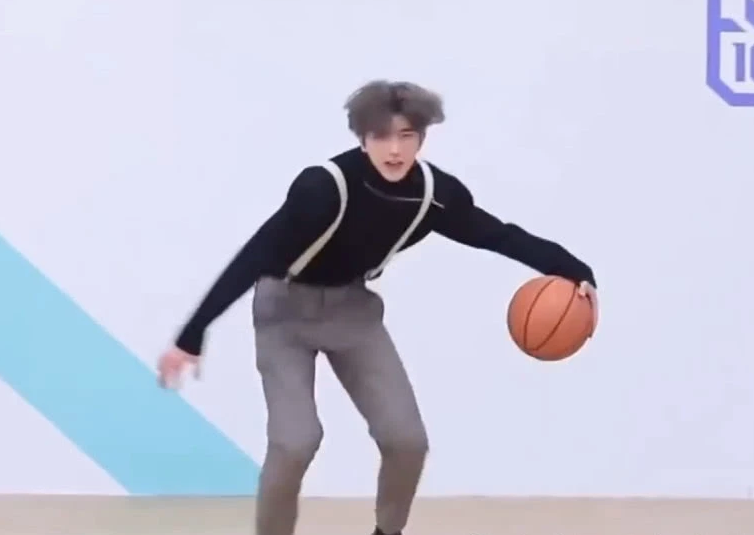
#> input picture Machine Learning/day05/作业1/kunkun.png, 754 x 535 px
$ python '代码.py'
#> lines starting #> are read from the running program, lines starting #| are printed output that depends on the picture; after the words box and inside, x2 and y2 are one past the last pixel; in counts of white or black regions, pixels touching at a corner belong together
# 给坤坤一只鸡
import cv2
import numpy as np

if __name__ == '__main__':
    img = cv2.imread('kunkun.png')
#> img is the input picture: shape (535, 754, 3); mean B, G, R 214.1, 197.1, 195.6
    chicken = cv2.imread('chicken1.png')
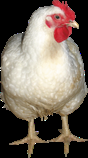
#> input picture Machine Learning/day05/作业1/chicken1.png, 88 x 158 px
#> chicken is the input picture: shape (158, 88, 3); mean B, G, R 93.2, 104.1, 116

    ice_gray = cv2.cvtColor(chicken, cv2.COLOR_BGR2GRAY)
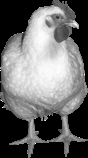
#> ice_gray: shape (158, 88); min 0, max 255, mean 106.4
    _, mask = cv2.threshold(ice_gray, 70, 255, cv2.THRESH_BINARY_INV)
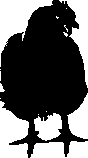
#> mask: shape (158, 88); 38.6% white; 16 white regions (9 under 20 px), largest, box (x1, y1, x2, y2) and area: (0, 0, 53, 67) 1311, (0, 101, 29, 158) 1163, (59, 0, 88, 88) 886

    rows, cols = chicken.shape[:2]
#> rows = 158; cols = 88
    rol = img[240:240+rows, 200:200+cols]
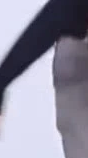
#> rol: shape (158, 88, 3); mean B, G, R 159.6, 142.4, 144.3

    img_and = cv2.bitwise_and(rol, rol, mask=mask)
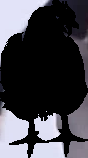
#> img_and: shape (158, 88, 3); mean B, G, R 72.2, 65.6, 66.3

    dat = cv2.add(img_and, chicken)
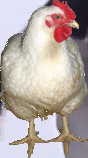
#> dat: shape (158, 88, 3); mean B, G, R 165.4, 169.7, 182.3

    img[240:240+rows, 200:200+cols] = dat
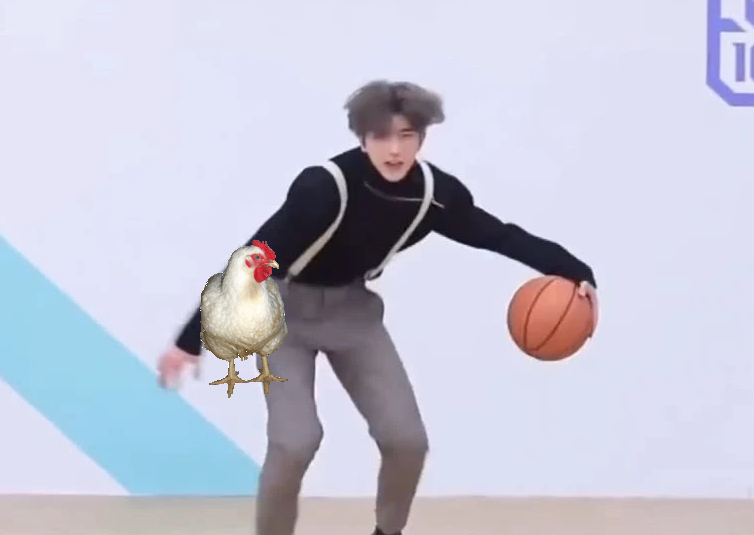
#> img: shape (535, 754, 3); 2.14% of pixels changed, all inside (x1, y1, x2, y2) = (200, 240, 288, 398)

    cv2.imshow('img', img)
    cv2.imwrite('homework1.jpg', img)
    cv2.waitKey(0)
